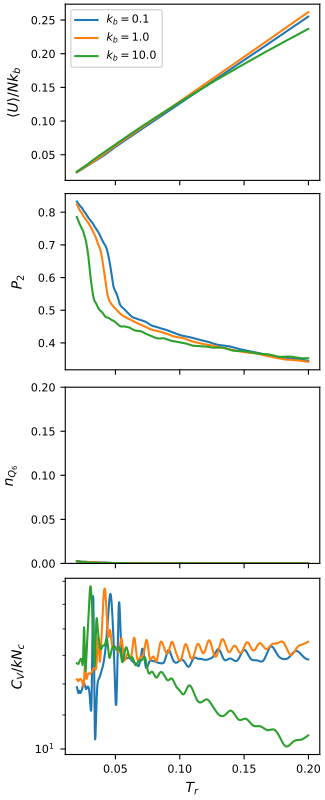

Write the Python code that produced this figure.
#!/usr/bin/env python3
# -*- coding: utf-8 -*-
"""
created on Tue June 14 08:41:00 2021

@author: pierrekawak
"""

import sys
import numpy as np
import matplotlib.pyplot as plt
import random

Nc    = 125
Nb    = 10
sigma = 1.0
label_prefix = r'$k_{b}=$'

names = ["T", "Em", "Cv", "q6", "P2", "n6", "r2e", "r2g", "sms"]

WL_A_file = "../Lx13.000_kb0.10_WLMC_results.out"
WL_B_file = "../Lx13.000_kb1.00_WLMC_results.out"
WL_C_file = "../Lx13.000_kb10.0_WLMC_results.out"
Lx_A      = 13.000
Lx_B      = 13.000
Lx_C      = 13.000
phi_A     = np.round(Nc*Nb*sigma**3/Lx_A**3*np.pi/6, 3)
phi_B     = np.round(Nc*Nb*sigma**3/Lx_B**3*np.pi/6, 3)
phi_C     = np.round(Nc*Nb*sigma**3/Lx_C**3*np.pi/6, 3)
kb_A      = 0.10
kb_B      = 1.00
kb_C      = 10.0

import pandas as pd
WL_A_df    = pd.read_csv(WL_A_file, index_col=False, delimiter=' ', names=names)
WL_B_df    = pd.read_csv(WL_B_file, index_col=False, delimiter=' ', names=names)
WL_C_df    = pd.read_csv(WL_C_file, index_col=False, delimiter=' ', names=names)

WL_A_df['Tr']    = WL_A_df['T']/kb_A
WL_B_df['Tr']    = WL_B_df['T']/kb_B
WL_C_df['Tr']    = WL_C_df['T']/kb_C

# filter all values under 0.01
WL_A_df = WL_A_df.loc[WL_A_df['Tr'] > 0.02]
WL_B_df = WL_B_df.loc[WL_B_df['Tr'] > 0.02]
WL_C_df = WL_C_df.loc[WL_C_df['Tr'] > 0.02]

WL_A_df = WL_A_df.loc[WL_A_df['Tr'] < 0.2]
WL_B_df = WL_B_df.loc[WL_B_df['Tr'] < 0.2]
WL_C_df = WL_C_df.loc[WL_C_df['Tr'] < 0.2]

fig, ax = plt.subplots(4, 1, sharex=True, figsize=(3.25,2.0*4), constrained_layout=True)

multiplier = 1/Nc/Nb
ax[0].plot(WL_A_df["Tr"], WL_A_df["Em"]/kb_A*multiplier, label=label_prefix+str(kb_A))
ax[0].plot(WL_B_df["Tr"], WL_B_df["Em"]/kb_B*multiplier, label=label_prefix+str(kb_B))
ax[0].plot(WL_C_df["Tr"], WL_C_df["Em"]/kb_C*multiplier, label=label_prefix+str(kb_C))
ax[0].set_ylabel(r"$\left<U\right>/Nk_{b}$", fontsize=10, labelpad=7)
ax[0].tick_params(axis='both', labelsize=8)
ax[0].legend(loc='best', fontsize=8)#, prop={'size': 6})

ax[1].plot(WL_A_df["Tr"], WL_A_df["P2"], label=label_prefix+str(kb_A))
ax[1].plot(WL_B_df["Tr"], WL_B_df["P2"], label=label_prefix+str(kb_B))
ax[1].plot(WL_C_df["Tr"], WL_C_df["P2"], label=label_prefix+str(kb_C))
ax[1].set_ylabel(r"$P_{2}$", fontsize=10, labelpad=9)
ax[1].tick_params(axis='both', labelsize=8)
#ax[1].set_ylim(0.2,1)

ax[2].plot(WL_A_df["Tr"], WL_A_df["n6"], label=label_prefix+str(kb_A))
ax[2].plot(WL_B_df["Tr"], WL_B_df["n6"], label=label_prefix+str(kb_B))
ax[2].plot(WL_C_df["Tr"], WL_C_df["n6"], label=label_prefix+str(kb_C))
ax[2].set_ylabel(r"$n_{Q_{6}}$", fontsize=10, labelpad=9.5)
ax[2].tick_params(axis='both', labelsize=8)
ax[2].set_ylim(0,0.2)

multiplier = 1/Nc #/Nb
ax[3].plot(WL_A_df["Tr"], WL_A_df["Cv"]*multiplier, label=label_prefix+str(kb_A))
ax[3].plot(WL_B_df["Tr"], WL_B_df["Cv"]*multiplier, label=label_prefix+str(kb_B))
ax[3].plot(WL_C_df["Tr"], WL_C_df["Cv"]*multiplier, label=label_prefix+str(kb_C))
ax[3].set_ylabel(r"$C_{V}/kN_{c}$", fontsize=10, labelpad=7)
ax[3].set_xlabel(r"$T_{r}$", fontsize=10, labelpad=5)
ax[3].tick_params(axis='both', labelsize=8)
ax[3].set_yscale('log')
from matplotlib.ticker import ScalarFormatter, NullFormatter
#ax[3].yaxis.set_major_formatter(ScalarFormatter())
ax[3].yaxis.set_minor_formatter(NullFormatter())
#ax[3].set_ylim(10,100)

#plt.subplots_adjust(left=0.168, top=0.999, bottom=0.05, right=0.998, hspace=0.1)

import os
basename = os.path.splitext(__file__)[0]
plt.savefig(basename+".pdf")
